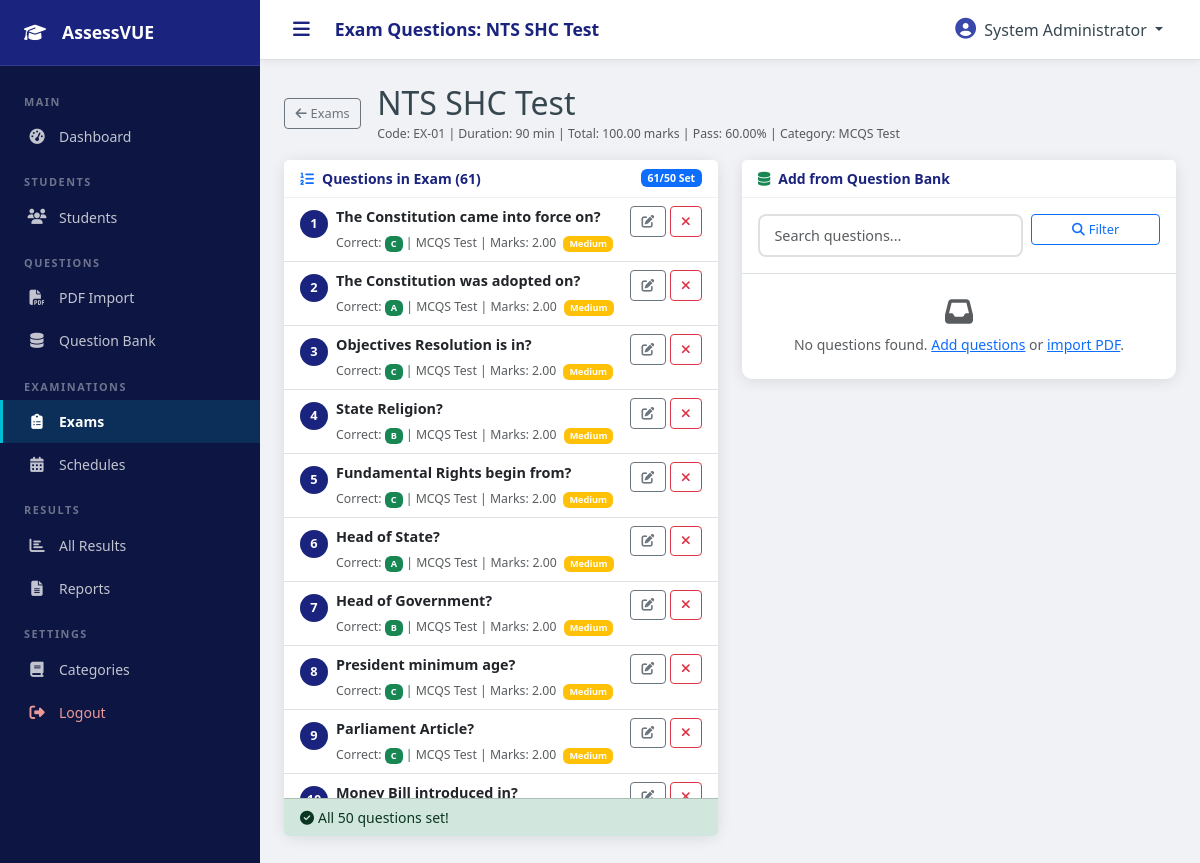
/admin/exam_questions.php?exam_id=2 (signed in), run on the app's committed database.
### tables this page shows
CREATE TABLE `exams` (
  `id` int(10) UNSIGNED NOT NULL,
  `exam_name` varchar(300) NOT NULL,
  `exam_code` varchar(50) NOT NULL,
  `description` text DEFAULT NULL,
  `subject_id` int(10) UNSIGNED DEFAULT NULL,
  `total_questions` int(10) UNSIGNED NOT NULL DEFAULT 0,
  `marks_per_question` decimal(5,2) NOT NULL DEFAULT 1.00,
  `negative_marks` decimal(5,2) NOT NULL DEFAULT 0.00,
  `total_marks` decimal(8,2) NOT NULL DEFAULT 0.00,
  `passing_percentage` decimal(5,2) NOT NULL DEFAULT 60.00,
  `duration_minutes` int(10) UNSIGNED NOT NULL DEFAULT 60,
  `max_violations` int(10) UNSIGNED NOT NULL DEFAULT 3,
  `shuffle_questions` tinyint(1) NOT NULL DEFAULT 0,
  `shuffle_options` tinyint(1) NOT NULL DEFAULT 0,
  `show_result_immediately` tinyint(1) NOT NULL DEFAULT 1,
  `instructions` text DEFAULT NULL,
  `status` enum('draft','active','archived') NOT NULL DEFAULT 'draft',
  `created_by` int(10) UNSIGNED DEFAULT NULL,
  `created_at` datetime NOT NULL DEFAULT current_timestamp(),
  `updated_at` datetime NOT NULL DEFAULT current_timestamp() ON UPDATE current_timestamp()
);

CREATE TABLE `subjects` (
  `id` int(10) UNSIGNED NOT NULL,
  `name` varchar(200) NOT NULL,
  `code` varchar(50) DEFAULT NULL,
  `description` text DEFAULT NULL,
  `is_active` tinyint(1) NOT NULL DEFAULT 1,
  `created_by` int(10) UNSIGNED DEFAULT NULL,
  `created_at` datetime NOT NULL DEFAULT current_timestamp(),
  `updated_at` datetime NOT NULL DEFAULT current_timestamp() ON UPDATE current_timestamp()
);

CREATE TABLE `exam_questions` (
  `id` int(10) UNSIGNED NOT NULL,
  `exam_id` int(10) UNSIGNED NOT NULL,
  `question_id` int(10) UNSIGNED NOT NULL,
  `sort_order` int(11) NOT NULL DEFAULT 0,
  `marks` decimal(5,2) NOT NULL DEFAULT 1.00,
  `negative_marks` decimal(5,2) NOT NULL DEFAULT 0.00
);

CREATE TABLE `questions` (
  `id` int(10) UNSIGNED NOT NULL,
  `subject_id` int(10) UNSIGNED DEFAULT NULL,
  `chapter_id` int(10) UNSIGNED DEFAULT NULL,
  `question_text` text NOT NULL,
  `option_a` text NOT NULL,
  `option_b` text NOT NULL,
  `option_c` text NOT NULL,
  `option_d` text NOT NULL,
  `correct_option` enum('A','B','C','D') NOT NULL,
  `explanation` text DEFAULT NULL,
  `difficulty` enum('easy','medium','hard') NOT NULL DEFAULT 'medium',
  `marks` decimal(5,2) NOT NULL DEFAULT 1.00,
  `negative_marks` decimal(5,2) NOT NULL DEFAULT 0.00,
  `source_pdf` varchar(255) DEFAULT NULL,
  `is_active` tinyint(1) NOT NULL DEFAULT 1,
  `created_by` int(10) UNSIGNED DEFAULT NULL,
  `created_at` datetime NOT NULL DEFAULT current_timestamp(),
  `updated_at` datetime NOT NULL DEFAULT current_timestamp() ON UPDATE current_timestamp()
);

### config/database.php (called while the page is built, shortened)
<?php
class Database {
    private static $instance = null;
    private $conn;
    private function __construct() {
        $dsn = "mysql:host=" . DB_HOST . ";dbname=" . DB_NAME . ";charset=" . DB_CHARSET;
        $options = [
            PDO::ATTR_ERRMODE            => PDO::ERRMODE_EXCEPTION,
            PDO::ATTR_DEFAULT_FETCH_MODE => PDO::FETCH_ASSOC,
            PDO::ATTR_EMULATE_PREPARES   => false,
            PDO::MYSQL_ATTR_INIT_COMMAND => "SET NAMES utf8mb4 COLLATE utf8mb4_unicode_ci"
        ];
        try {
            $this->conn = new PDO($dsn, DB_USER, DB_PASS, $options);
        } catch (PDOException $e) {
            error_log("Database connection failed: " . $e->getMessage());
            die(json_encode(['success' => false, 'message' => 'Database connection failed.']));
        }
    }
    public static function getInstance(): self {
        if (self::$instance === null) {
            self::$instance = new self();
        }
        return self::$instance;
    }
    public function query(string $sql, array $params = []): PDOStatement {
        $stmt = $this->conn->prepare($sql);
        $stmt->execute($params);
        return $stmt;
    }
    public function fetchOne(string $sql, array $params = []): ?array {
        $stmt = $this->query($sql, $params);
        $row = $stmt->fetch();
        return $row === false ? null : $row;
    }
    public function fetchAll(string $sql, array $params = []): array {
        return $this->query($sql, $params)->fetchAll();
    }
    public function execute(string $sql, array $params = []): int {
        return $this->query($sql, $params)->rowCount();
    }
}
function db(): Database {
    return Database::getInstance();
}

### includes/functions.php (called while the page is built, shortened)
<?php
require_once __DIR__ . '/../config/database.php';
function sanitize(mixed $input): string {
    return htmlspecialchars(trim((string)$input), ENT_QUOTES, 'UTF-8');
}
function sanitizeInt(mixed $input): int {
    return (int)filter_var($input, FILTER_SANITIZE_NUMBER_INT);
}
function distributeExamMarks(int $examId): void {
    $exam = db()->fetchOne('SELECT id FROM exams WHERE id=?', [$examId]);
}

### admin/exam_questions.php (the view, shortened to what this page needs)
<?php
require_once __DIR__ . '/../config/database.php';
require_once __DIR__ . '/../includes/functions.php';
$exam_id = sanitizeInt($_GET['exam_id'] ?? 0);
$exam = db()->fetchOne("SELECT * FROM exams WHERE id=?", [$exam_id]);
$examSubjectId = (int)($exam['subject_id'] ?? 0);
$examCategory = $examSubjectId ? db()->fetchOne('SELECT name FROM subjects WHERE id=?', [$examSubjectId]) : null;
distributeExamMarks($exam_id);
$currentQs = db()->fetchAll("
    SELECT eq.*, q.question_text, q.option_a, q.option_b, q.option_c, q.option_d, q.correct_option,
           q.difficulty, sub.name as subject_name, ch.name as chapter_name
    FROM exam_questions eq
    JOIN questions q ON q.id = eq.question_id
    LEFT JOIN subjects sub ON sub.id = q.subject_id
    LEFT JOIN chapters ch ON ch.id = q.chapter_id
    WHERE eq.exam_id = ?
    ORDER BY eq.sort_order ASC",
    [$exam_id]
);
$filterSubject = $examSubjectId ?: sanitizeInt($_GET['filter_subject'] ?? 0);
$filterSearch  = trim($_GET['filter_search'] ?? '');
$aWhere = "WHERE q.is_active=1 AND q.id NOT IN (SELECT question_id FROM exam_questions WHERE exam_id=?)";
$aParams = [$exam_id];
if ($filterSubject) {
    $aWhere .= " AND q.subject_id=?";
    $aParams[] = $filterSubject;
}
$availableQs = db()->fetchAll("
    SELECT q.*, sub.name as subject_name, ch.name as chapter_name
    FROM questions q
    LEFT JOIN subjects sub ON sub.id = q.subject_id
    LEFT JOIN chapters ch ON ch.id = q.chapter_id
    $aWhere
    ORDER BY q.created_at DESC
    LIMIT 100",
    $aParams
);
include 'includes/header.php';
?>
<div class="d-flex align-items-center mb-3 gap-3">
    <a href="exams.php" class="btn btn-outline-secondary btn-sm"><i class="fas fa-arrow-left me-1"></i>Exams</a>
    <div>
        <h2 class="mb-0"><?= sanitize($exam['exam_name']) ?></h2>
        <small class="text-muted">Code: <?= sanitize($exam['exam_code']) ?> | Duration: <?= $exam['duration_minutes'] ?> min | Total: <?= number_format((float)$exam['total_marks'], 2) ?> marks | Pass: <?= $exam['passing_percentage'] ?>%<?php if ($examCategory): ?> | Category: <?= sanitize($examCategory['name']) ?><?php endif; ?></small>
    </div>
</div>
<div class="row g-4">
    <div class="col-12 col-lg-6">
        <div class="card">
            <div class="card-header d-flex align-items-center justify-content-between">
                <div><i class="fas fa-list-ol me-2 text-primary"></i>Questions in Exam (<?= count($currentQs) ?>)</div>
                <span class="badge bg-primary"><?= count($currentQs) ?>/<?= $exam['total_questions'] ?> Set</span>
            </div>
            <div class="card-body p-0" style="max-height:600px;overflow-y:auto">
                <?php if ($currentQs): ?>
                <div class="list-group list-group-flush">
                <?php foreach ($currentQs as $i => $q): ?>
                <div class="list-group-item">
                    <div class="d-flex align-items-start gap-2">
                        <span class="question-number mt-1"><?= $i+1 ?></span>
                        <div class="flex-grow-1">
                            <p class="mb-1 fw-semibold" style="font-size:.9rem"><?= sanitize(mb_substr($q['question_text'], 0, 120)) ?><?= mb_strlen($q['question_text']) > 120 ? '...' : '' ?></p>
                            <small class="text-muted">
                                Correct: <span class="badge bg-success"><?= $q['correct_option'] ?></span>
                                | <?= $q['subject_name'] ?? '—' ?>
                                | Marks: <?= number_format((float)$q['marks'], 2) ?>
                                <span class="badge bg-<?= $q['difficulty'] === 'easy' ? 'success' : ($q['difficulty'] === 'hard' ? 'danger' : 'warning') ?> ms-1">
                                    <?= ucfirst($q['difficulty']) ?>
                                </span>
                            </small>
                        </div>
                        <div class="ms-auto d-flex gap-1">
                            <a href="question_edit.php?id=<?= $q['question_id'] ?>" class="btn btn-sm btn-outline-secondary" title="Edit">
                                <i class="fas fa-edit"></i>
                            </a>
                            <a href="exam_questions.php?exam_id=<?= $exam_id ?>&remove=<?= $q['question_id'] ?>"
                               class="btn btn-sm btn-outline-danger" title="Remove"
                               onclick="return confirm('Remove this question from exam?')">
                                <i class="fas fa-times"></i>
                            </a>
                        </div>
                    </div>
                </div>
                <?php endforeach; ?>
                </div>
                <?php else: ?>
                <div class="text-center py-4 text-muted">No questions added yet</div>
                <?php endif; ?>
            </div>
            <?php if (count($currentQs) < $exam['total_questions']): ?>
            <div class="card-footer bg-warning-subtle text-warning-emphasis">
                <i class="fas fa-exclamation-triangle me-1"></i>
                <?= $exam['total_questions'] - count($currentQs) ?> more question(s) needed
            </div>
            <?php else: ?>
            <div class="card-footer bg-success-subtle text-success-emphasis">
                <i class="fas fa-check-circle me-1"></i>All <?= $exam['total_questions'] ?> questions set!
            </div>
            <?php endif; ?>
        </div>
    </div>
    <div class="col-12 col-lg-6">
        <div class="card">
            <div class="card-header"><i class="fas fa-database me-2 text-success"></i>Add from Question Bank</div>
            <div class="card-body border-bottom">
                <form method="GET" class="row g-2">
                    <div class="col-<?= $examSubjectId ? '8' : '5' ?>">
                        <input type="text" name="filter_search" class="form-control form-control-sm"
                               placeholder="Search questions..." value="<?= sanitize($filterSearch) ?>">
                    </div>
                    <div class="col-4">
                        <button class="btn btn-sm btn-outline-primary w-100" type="submit">
                            <i class="fas fa-search me-1"></i>Filter
                        </button>
                    </div>
                </form>
            </div>
            <form method="POST">
                <div class="card-body p-0" style="max-height:520px;overflow-y:auto">
                    <?php if ($availableQs): ?>
                    <div class="list-group list-group-flush">
                    <?php foreach ($availableQs as $q): ?>
                    <div class="list-group-item">
                        <div class="form-check">
                            <input class="form-check-input" type="checkbox" name="q_ids[]" value="<?= $q['id'] ?>" id="q<?= $q['id'] ?>">
                            <label class="form-check-label w-100" for="q<?= $q['id'] ?>">
                                <p class="mb-1" style="font-size:.875rem"><?= sanitize(mb_substr($q['question_text'], 0, 100)) ?><?= mb_strlen($q['question_text']) > 100 ? '...' : '' ?></p>
                                <small class="text-muted">
                                    <?= $q['subject_name'] ?? '—' ?>
                                    <?= $q['chapter_name'] ? ' > ' . $q['chapter_name'] : '' ?>
                                    | Correct: <span class="badge bg-success"><?= $q['correct_option'] ?></span>
                                </small>
                            </label>
                        </div>
                    </div>
                    <?php endforeach; ?>
                    </div>
                    <?php else: ?>
                    <div class="text-center py-4 text-muted">
                        <i class="fas fa-inbox fa-2x mb-2 d-block"></i>
                        No questions found. <a href="question_add.php">Add questions</a> or <a href="pdf_import.php">import PDF</a>.
                    </div>
                    <?php endif; ?>
                </div>
            </form>
        </div>
    </div>
</div>
<?php include 'includes/footer.php'; ?>

### assets/css/admin.css (style rules this page uses)
:root { --primary: #1a237e; --primary-light: #3949ab; --primary-dark: #0d1642; --accent: #00bcd4; --success: #2e7d32; --danger: #c62828; --warning: #f9a825; --sidebar-width: 260px; --sidebar-collapsed: 70px; --topbar-height: 60px; --transition: 0.25s ease; --shadow: 0 2px 15px rgba(0,0,0,.1); --radius: 10px; }
* { box-sizing: border-box; margin: 0; padding: 0; }
body { font-family: 'Segoe UI', system-ui, -apple-system, sans-serif; background: #f0f2f5; color: #37474f; font-size: 14px; }
.card { border: none; border-radius: var(--radius); box-shadow: var(--shadow); }
.card-header { background: #fff; border-bottom: 1px solid #f0f0f0; font-weight: 600; color: var(--primary); }
.form-control, .form-select { border-radius: 8px; border: 2px solid #e0e0e0; padding: .55rem .9rem; font-size: .9rem; }
.btn-sm { padding: .3rem .65rem; font-size: .8rem; }
.question-number { background: var(--primary); color: #fff; border-radius: 50%; width: 28px; height: 28px; display: inline-flex; align-items: center; justify-content: center; font-size: .8rem; font-weight: 700; }

### data on the page
exams: exam_name "NTS SHC Test", exam_code "EX-01", duration_minutes "90", total_marks "100.00", passing_percentage "60.00", total_questions "50"
subjects: name "MCQS Test"
exam_questions: question.question_text "The Constitution came into force on?", question.correct_option "C", subjects.name "MCQS Test", marks "2.00", question.difficulty "Medium"
exam_questions: question.question_text "The Constitution was adopted on?", question.correct_option "A", subjects.name "MCQS Test", marks "2.00", question.difficulty "Medium"
exam_questions: question.question_text "Objectives Resolution is in?", question.correct_option "C", subjects.name "MCQS Test", marks "2.00", question.difficulty "Medium"
exam_questions: question.question_text "State Religion?", question.correct_option "B", subjects.name "MCQS Test", marks "2.00", question.difficulty "Medium"
exam_questions: question.question_text "Fundamental Rights begin from?", question.correct_option "C", subjects.name "MCQS Test", marks "2.00", question.difficulty "Medium"
exam_questions: question.question_text "Head of State?", question.correct_option "A", subjects.name "MCQS Test", marks "2.00", question.difficulty "Medium"
exam_questions: question.question_text "Head of Government?", question.correct_option "B", subjects.name "MCQS Test", marks "2.00", question.difficulty "Medium"
exam_questions: question.question_text "President minimum age?", question.correct_option "C", subjects.name "MCQS Test", marks "2.00", question.difficulty "Medium"
exam_questions: question.question_text "Parliament Article?", question.correct_option "C", subjects.name "MCQS Test", marks "2.00", question.difficulty "Medium"
exam_questions: question.question_text "Money Bill introduced in?"

### other printed values
APP_NAME "AssessVUE"
PAGE_TITLE "Exam Questions: NTS SHC Test"
$_SESSION['admin_name'] "System Administrator"
count($currentQs) "61"
